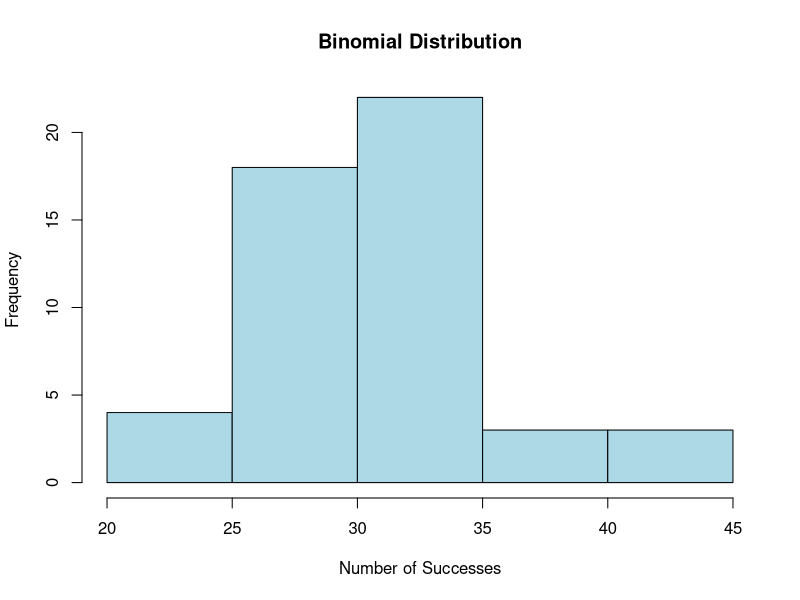
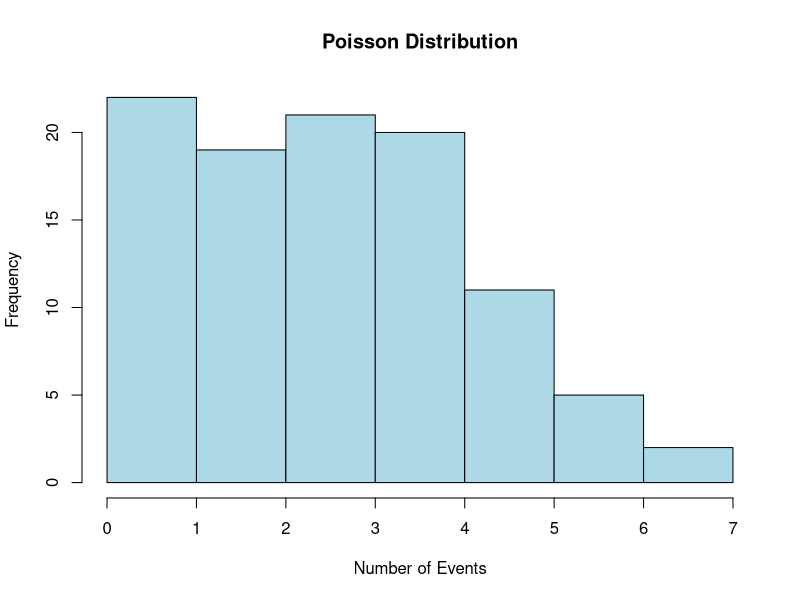

Write R code to recreate these figures, in order.
## ---- chunk 1
# Sample data set
data_set <- c(12, 15, 18, 21, 24, 27, 30, 33, 36, 39)

# Calculate the mean
mean_value <- mean(data_set)
cat("Mean:", mean_value, "\n")

# Calculate the sample standard deviation
std_deviation <- sd(data_set)
cat("Standard Deviation:", std_deviation, "\n")

# Calculate the sample variance
variance <- var(data_set)
cat("Variance:", variance, "\n")
## ---- chunk 2
# Define the possible values and their corresponding probabilities
values <- c(1, 2, 3, 4, 5)
probabilities <- c(0.1, 0.2, 0.3, 0.2, 0.2)

# Calculate the mean (expected value)
mean_value <- sum(values * probabilities)

# Print the result
cat("Mean (Expected Value) =", mean_value, "\n")
## ---- chunk 3
wt <- c(5,  5,  4,  1)/15
x <- c(3.7,3.3,3.5,2.8)
xm <- weighted.mean(x, wt)
xm
## ---- chunk 4
# Define the values of the random variable (x_i)
values <- c(1, 2, 3, 4, 5)

# Define the probabilities (P(x_i))
probabilities <- c(0.2, 0.3, 0.1, 0.2, 0.2)

# Calculate the mean (expected value) of the random variable
mean_x <- sum(values * probabilities)

# Calculate the variance using the formula
variance <- sum((values - mean_x)^2 * probabilities)

# Print the variance
cat("Variance:", variance, "\n")

## ---- chunk 5
# Create a sample vector
data_vector <- c(12, 45, 23, 67, 8, 34, 19)

# Calculate the median
median_value <- median(data_vector)

# Print the median
cat("Median:", median_value, "\n")

## ---- chunk 6
# Set the parameters for the binomial distribution
n <- 100    # Number of trials
p <- 0.3    # Probability of success in each trial

# Generate a dataset with a binomial distribution
binomial_data <- rbinom(50, size = n, prob = p)

# Print the generated dataset
print(binomial_data)

# Create a histogram to visualize the data
hist(binomial_data, main = "Binomial Distribution", xlab = "Number of Successes", 
     ylab = "Frequency", col = "lightblue", border = "black")

# verify the mean =np, and var=npq
# Sample mean
mean(binomial_data) 
# Theoretical mean
n*p
# Sample variance 
var(binomial_data)
# Theoretical variance 
n*p*(1-p)
## ---- chunk 7
# Set the parameters for the binomial distribution
x <- 2     # Number of successes (the outcome you want to calculate the 
           # probability for)
n <- 10    # Number of trials
p <- 0.3   # Probability of success in each trial

# Calculate the probability of getting 'x' successes in 'n' trials
probability <- dbinom(x, size = n, prob = p)

# Print the calculated probability
cat("Probability of", x, "successes in", n, "trials:", probability, "\n")


## ---- chunk 8
# Calculate the cumulative probability that X is less than or equal to 3
cumulative_prob <- pbinom(3, size = 10, prob = 0.3)

# Print the cumulative probability
cat("Cumulative Probability:", cumulative_prob, "\n")
## ---- chunk 9
# Set the parameters for the Poisson distribution
lambda <- 3  # Mean (average) rate of events

# Generate a dataset with a Poisson distribution
poisson_data <- rpois(n = 100, lambda = lambda)

# Print the generated dataset
print(poisson_data)

# Create a histogram to visualize the data
hist(poisson_data, main = "Poisson Distribution", xlab = "Number of Events", 
     ylab = "Frequency", col = "lightblue", border = "black")

#Theoretical mean = lambda
# Sample mean
mean(poisson_data)

#Theoretical variance = lambda
# Sample Variance
var(poisson_data)
## ---- chunk 10
# Set the parameters for the Poisson distribution
x <- 2     # The specific value for which you want to calculate the probability
lambda <- 3  # Mean (average) rate of events

# Calculate the probability of getting exactly 'x' events
probability <- dpois(x, lambda)

# Print the calculated probability
cat("Probability of", x, "events:", probability, "\n")
## ---- chunk 11
# Set the parameters for the Poisson distribution
x <- 2  # The specific value to calculate the cumulative probability
lambda <- 3  # Mean (average) rate of events

# Calculate the cumulative probability of getting less than or equal to 'x' events
cumulative_prob <- ppois(x, lambda)

# Print the calculated cumulative probability
cat("Cumulative Probability of less than or equal to", x, "events:", 
    cumulative_prob, "\n")
